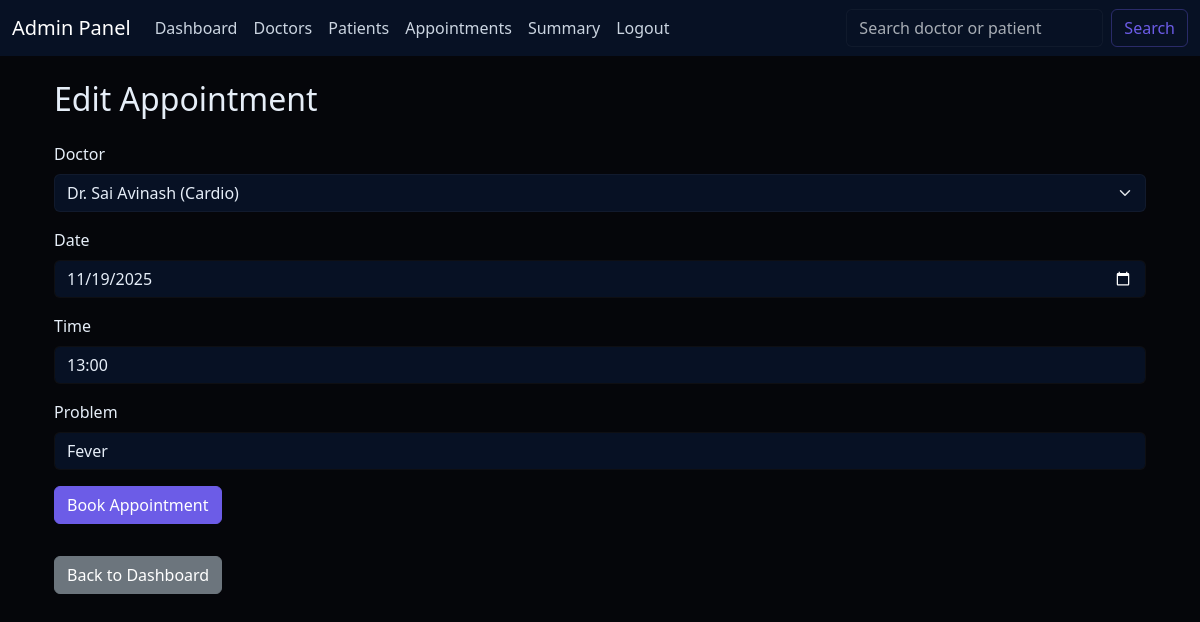
/admin/appointment/4 (signed in), run on an earlier commit of the app's database.
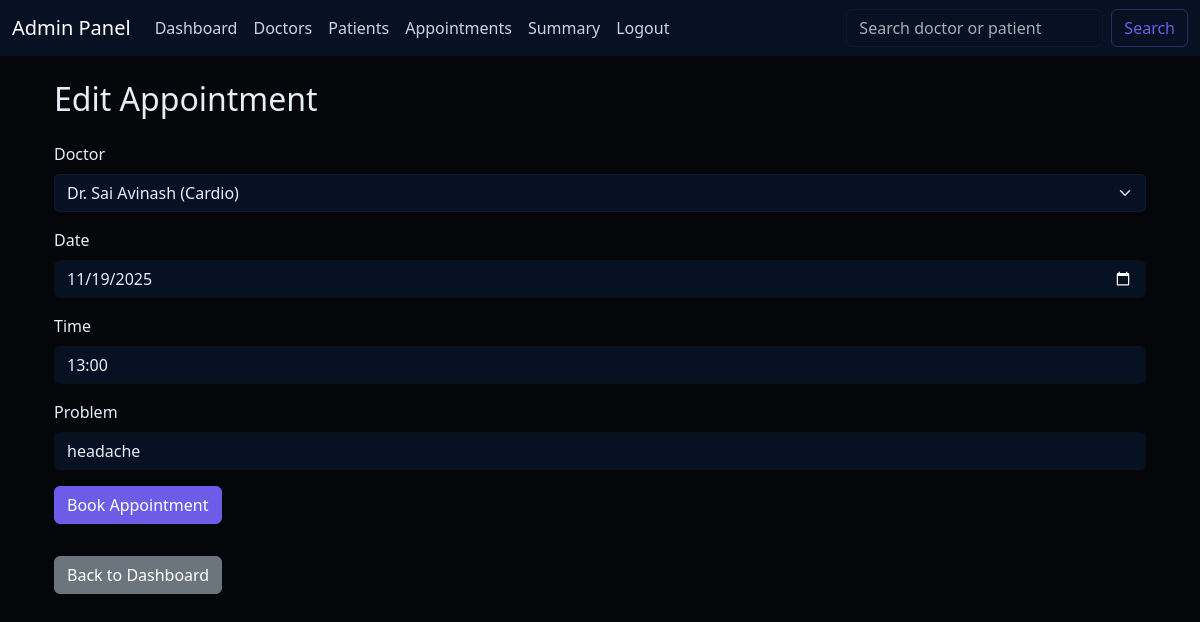
And on a later commit of the database.
### models.py (models this page shows)
class Appointment(db.Model):
    id = db.Column(db.Integer, primary_key=True)
    doctor_id = db.Column(db.Integer, db.ForeignKey('doctor.id'), nullable=False)
    patient_id = db.Column(db.Integer, db.ForeignKey('patient.id'), nullable=False)
    date = db.Column(db.Date, nullable=False)
    time = db.Column(db.Time, nullable=False)
    problem = db.Column(db.String(300), nullable=True)
    status = db.Column(db.Enum(AppointmentStatus), default=AppointmentStatus.BOOKED, nullable=False)
    remarks = db.Column(db.Text, nullable=True)
    rating = db.Column(db.Integer, nullable=True)
    treatment = db.relationship('Treatment', backref='appointment', uselist=False)

### routes/admin.py (the view, shortened to what this page needs)
@admin_bp.route('/appointment/<int:appointment_id>', methods=['GET', 'POST'])
@login_required
def edit_appt(appointment_id):
    if current_user.role != 'Admin':
        flash('Access Denied', 'danger')
        return redirect(url_for('login'))
    appt = Appointment.query.get_or_404(appointment_id)
    form = AppointmentForm(obj=appt)
    all_doctors = Doctor.query.join(User).all()
    form.doctor_id.choices = [
        (d.id, f"Dr. {d.user.name} ({d.specialization})") for d in all_doctors
    ]
    target_doctor_id = appt.doctor_id
    target_date = appt.date
    available_slots = []
    if target_doctor_id and target_date:
        day_enum = DayOfWeek[target_date.strftime('%A').upper()]
        slots = DoctorAvailability.query.filter_by(
            doctor_id=target_doctor_id,
            day=day_enum
        ).order_by(DoctorAvailability.start_time).all()
        available_slots = [(s.start_time.strftime('%H:%M'), s.start_time.strftime('%H:%M')) for s in slots]
    form.time.choices = available_slots
    current_time_str = appt.time.strftime('%H:%M')
    if (current_time_str, current_time_str) not in form.time.choices:
        form.time.choices.append((current_time_str, current_time_str))
        form.time.choices.sort()
    if request.method == 'GET':
        form.doctor_id.data = appt.doctor_id
        form.date.data = appt.date
        form.time.data = appt.time.strftime('%H:%M')
        form.problem.data = appt.problem
    return render_template('admin/doctor_setup.html', form=form, edit_mode=True, appointment=appt, entity='appointment')

### forms.py
class AppointmentForm(FlaskForm):
    doctor_id = SelectField('Doctor', coerce=int, validators=[DataRequired()])
    date = DateField('Date', validators=[DataRequired()])
    time = SelectField('Time', coerce=str)  # dynamic slots
    problem = StringField('Problem', validators=[DataRequired()])
    submit = SubmitField('Book Appointment')
    def __init__(self, available_slots=None, *args, **kwargs):
        super().__init__(*args, **kwargs)
        if available_slots:
            self.time.choices = [(slot, slot) for slot in available_slots]
        else:
            self.time.choices = []

### app.py (called while the page is built)
@login_manager.user_loader
def load_user(user_id):
    return User.query.get(int(user_id))

### templates/admin/doctor_setup.html (shortened to what this page needs)
{% extends "admin/base.html" %}
{% block content %}
<div class="container mt-4">
    <h2 class="mb-4">
        {% if edit_mode %} Edit {% else %} Setup {% endif %}
        {% if entity == 'doctor' %} Doctor {% elif entity == 'patient' %} Patient {% else %} Appointment {% endif %}
    </h2>
    <form method="POST">
        {% if entity == 'doctor' %}
            <div class="mb-3">
                {{ form.specialization.label(class="form-label") }}
                {{ form.specialization(class="form-control" + (" is-invalid" if form.specialization.errors else "")) }}
                {% for error in form.specialization.errors %}
                    <div class="invalid-feedback">{{ error }}</div>
                {% endfor %}
            </div>
             <div class="mb-3">
               {{ form.available_days.label(class="form-label") }}
               <div class="border p-2 rounded">
                    {% for subfield in form.available_days %}
                        <div class="form-check form-check-inline">
                            {{ subfield(class="form-check-input") }}
                            {{ subfield.label(class="form-check-label") }}
                        </div>
                    {% endfor %}
               </div>
                {% for error in form.available_days.errors %}
                    <div class="invalid-feedback d-block">{{ error }}</div>
                {% endfor %}
            </div>
            <div class="mb-3">
             {{ form.available_slots.label(class="form-label") }}
               <div class="border p-2 rounded d-flex flex-wrap">
                    {% for subfield in form.available_slots %}
                       <div class="form-check m-2" style="min-width: 100px;">
                            {{ subfield(class="form-check-input") }}
                            {{ subfield.label(class="form-check-label") }}
                        </div>
                    {% endfor %}
               </div>
                {% for error in form.available_slots.errors %}
                    <div class="invalid-feedback d-block">{{ error }}</div>
                {% endfor %}
            </div>
            <div class="mb-3">
                {{ form.submit(class="btn btn-primary") }}
            </div>
        {% elif entity == 'appointment' %}
            <div class="mb-3">
                {{ form.doctor_id.label(class="form-label") }}
                {{ form.doctor_id(class="form-select" + (" is-invalid" if form.doctor_id.errors else "")) }}
            </div>
            <div class="mb-3">
                {{ form.date.label(class="form-label") }}
                {{ form.date(class="form-control" + (" is-invalid" if form.date.errors else "")) }}
            </div>
            <div class="mb-3">
                {{ form.time.label(class="form-label") }}
                {{ form.time(class="form-control" + (" is-invalid" if form.time.errors else "")) }}
            </div>
            <div class="mb-3">
                {{ form.problem.label(class="form-label") }}
                {{ form.problem(class="form-control" + (" is-invalid" if form.problem.errors else "")) }}
            </div>
        {% endif %}
        <div class="mb-3">
            {{ form.submit(class="btn btn-primary") }}
        </div>
    </form>
    {% if edit_mode %}
        {% if entity == 'doctor' %}
            <a href="{{ url_for('admin.view_doctor_detail', doctor_id=doctor.id) }}" class="btn btn-secondary mt-3">Back to Doctor Details</a>
        {% elif entity == 'patient' %}
            <a href="{{ url_for('admin.view_patients') }}" class="btn btn-secondary mt-3">Back to Patient Details</a>
        {% else %}
            <a href="{{ url_for('admin.dashboard') }}" class="btn btn-secondary mt-3">Back to Dashboard</a>
        {% endif %}
    {% else %}
        <a href="{{ url_for('admin.dashboard') }}" class="btn btn-secondary mt-3">Back to Dashboard</a>
    {% endif %}
</div>
{% endblock %}

What changed in the data, as far as the page shows it:
changed Appointment "Dr. Sai Avinash (Cardio)": problem "Fever" → "headache"
